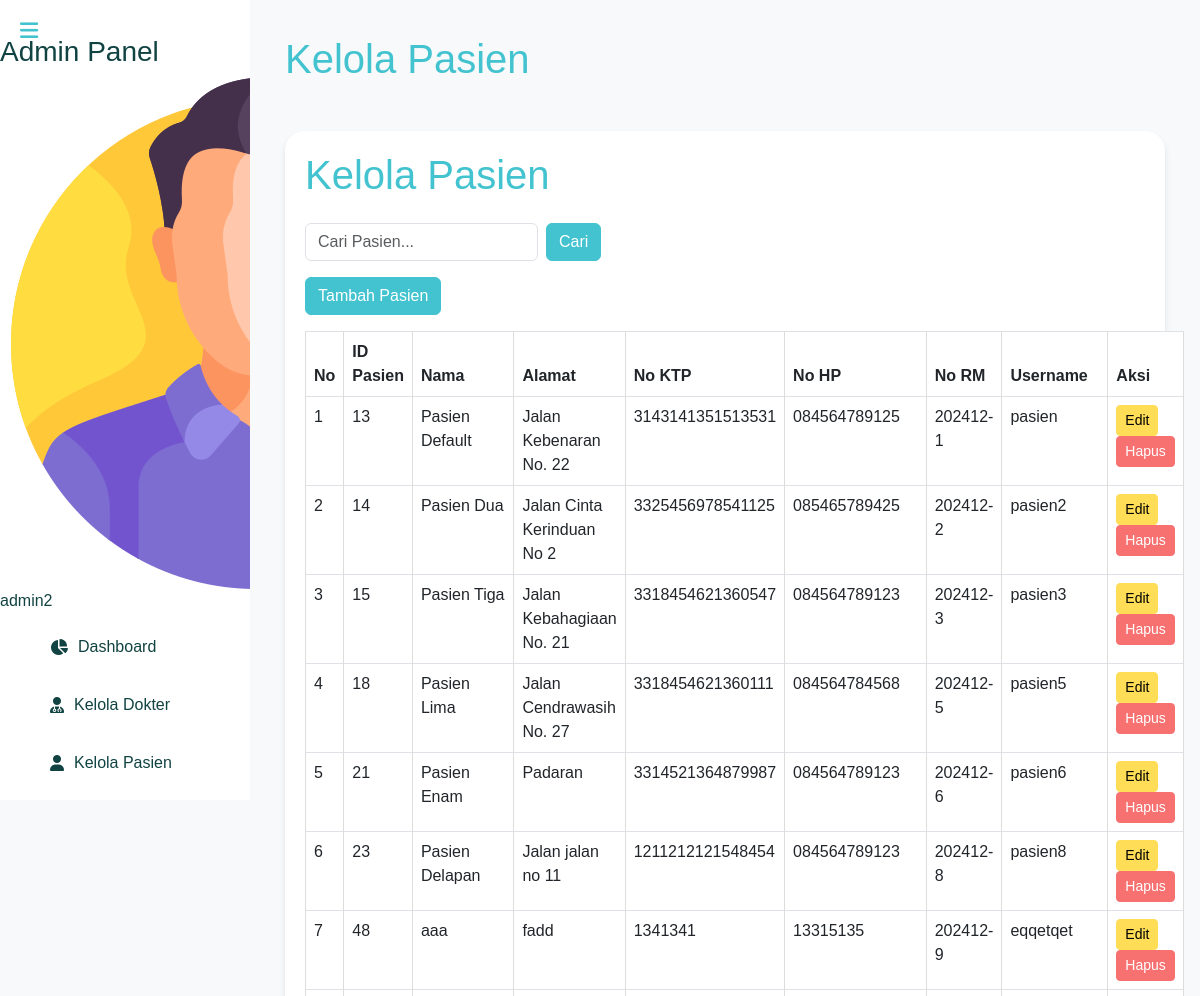
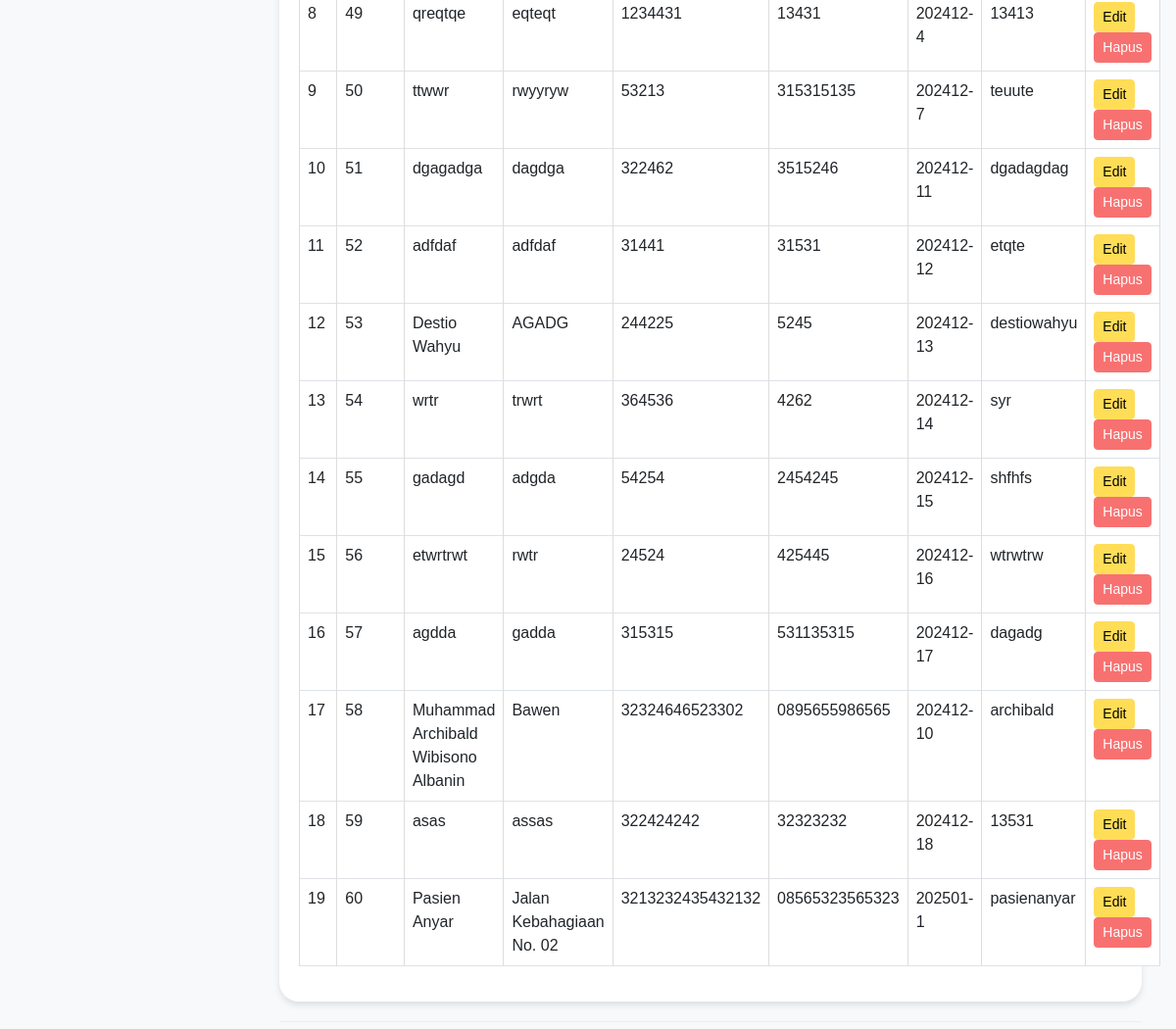
The page /admin/kelola_pasien_tanpanavbar.php (signed in) on the database its author committed (2 pictures, top to bottom).
### tables this page shows
CREATE TABLE `pasien` (
  `id` int(11) NOT NULL,
  `nama` varchar(150) NOT NULL,
  `alamat` varchar(255) NOT NULL,
  `no_ktp` varchar(16) NOT NULL,
  `no_hp` varchar(15) NOT NULL,
  `no_rm` char(10) NOT NULL,
  `username` varchar(30) NOT NULL,
  `password` varchar(255) NOT NULL
);

### admin/kelola_pasien_tanpanavbar.php (the view, shortened to what this page needs)
<?php
include '../includes/db.php';
$search = isset($_GET['search']) ? $_GET['search'] : '';
$pasienList = $conn->query("SELECT * FROM pasien WHERE nama LIKE '%$search%'");
$adminName = $_SESSION['username'];
?>
<!DOCTYPE html>
<html lang="en">
<head>
    <link href="https://cdn.jsdelivr.net/npm/bootstrap@5.3.0-alpha1/dist/css/bootstrap.min.css" rel="stylesheet">
    <link rel="stylesheet" href="https://cdnjs.cloudflare.com/ajax/libs/font-awesome/6.0.0/css/all.min.css">
    <link rel="stylesheet" href="../assets/css/admin/styles.css">
</head>
<body>
    <div class="sidebar" id="sidebar">
        <h3>Admin Panel</h3>
        <div class="profile">
            <img src="../assets/images/man.png" alt="Avatar">
            <span><?= htmlspecialchars($adminName) ?></span>
        </div>
        <a href="dashboard.php"><i class="fas fa-chart-pie"></i> Dashboard</a>
        <a href="kelola_dokter.php"><i class="fas fa-user-md"></i> Kelola Dokter</a>
        <a href="kelola_pasien.php"><i class="fas fa-user"></i> Kelola Pasien</a>
        <a href="kelola_poli.php"><i class="fas fa-clinic-medical"></i> Kelola Poli</a>
    </div>
    <div class="content" id="content">
        <div class="header">
            <button class="toggle-btn" id="toggleSidebar">
                <i class="fas fa-bars"></i>
            </button>
            <h1>Kelola Pasien</h1>
        </div>
        <div class="container mt-5">
            <h1 class="mb-4">Kelola Pasien</h1>
            <div class="d-flex justify-content-between align-items-center mb-3">
                <form method="GET" class="d-flex">
                    <input type="text" name="search" class="form-control me-2" placeholder="Cari Pasien..." value="<?= htmlspecialchars($search) ?>">
                    <button type="submit" class="btn btn-primary">Cari</button>
                </form>
            </div>
            <button class="btn btn-primary mb-3" data-bs-toggle="modal" data-bs-target="#addPatientModal">Tambah Pasien</button>
            <table class="table table-bordered">
    <thead>
        <tr>
            <th>No</th>
            <th>ID Pasien</th>
            <th>Nama</th>
            <th>Alamat</th>
            <th>No KTP</th>
            <th>No HP</th>
            <th>No RM</th>
            <th>Username</th>
            <th>Aksi</th>
        </tr>
    </thead>
    <tbody>
        <?php $no = 1; while ($row = $pasienList->fetch_assoc()): ?>
        <tr>
            <td><?= $no++ ?></td>
            <td><?= $row['id'] ?></td>
            <td><?= $row['nama'] ?></td>
            <td><?= $row['alamat'] ?></td>
            <td><?= $row['no_ktp'] ?></td>
            <td><?= $row['no_hp'] ?></td>
            <td><?= $row['no_rm'] ?></td>
            <td><?= $row['username'] ?></td>
            <td>
                <button class="btn btn-warning btn-sm" data-bs-toggle="modal" data-bs-target="#editPatientModal<?= $row['id'] ?>">Edit</button>
                <form method="POST" style="display:inline;">
                    <button type="submit" name="delete" class="btn btn-danger btn-sm">Hapus</button>
                </form>
            </td>
        </tr>
        <?php endwhile; ?>
    </tbody>
</table>
</body>
</html>

### assets/css/admin/styles.css (style rules this page uses)
body { font-family: Arial, sans-serif; background-color: #f8f9fa; margin: 0; }
.sidebar { height: 100vh; width: 250px; background-color: #ffffff; color: #104342; position: fixed; padding-top: 35px; transition: all 0.3s ease-in-out; overflow-y: auto; z-index: 1000; }
.sidebar a { color: #104342; text-decoration: none; padding: 12px 30px; display: flex; align-items: center; gap: 10px; margin: 10px 20px; transition: all 0.3s ease-in-out; border-radius: 10px; }
.container { background-color: #fff; border-radius: 20px; box-shadow: 0 4px 6px rgba(0, 0, 0, 0.1); padding: 20px; }
h1 { color: #42c3cf; }
.btn-primary { background-color: #42c3cf; border-color: #42c3cf; }
.btn-warning { background-color: #ffdd57; border-color: #ffdd57; }
.btn-danger { background-color: #f87171; border-color: #f87171; }
table thead { background-color: #42c3cf; color: #fff; }
table tbody tr:nth-child(even) { background-color: #f9fafa; }
.content { margin-left: 250px; padding: 35px; transition: all 0.3s ease-in-out; }
.toggle-btn { position: absolute; top: 10px; left: 10px; background-color: rgba(255, 255, 255, 0); color: #42c3cf; border: none; cursor: pointer; padding: 5px 10px; font-size: 1.3rem; z-index: 1100; border-radius: 5px; }
table { width: 100%; border-collapse: collapse; }
table, th, td { border: 1px solid #ddd; }
th, td { padding: 10px; }
th { background-color: #42c3cf; color: white; }
.content::after { content: "© Destio Wahyu. All Rights Reserved."; display: block; text-align: center; font-size: 14px; color: #666; margin-top: 20px; padding: 10px 0; border-top: 1px solid #eee; }

### rows shown on the page
pasien: id "13", nama "Pasien Default", alamat "Jalan Kebenaran No. 22", no_ktp "3143141351513531", no_hp "084564789125", no_rm "202412-1", username "pasien"
pasien: id "14", nama "Pasien Dua", alamat "Jalan Cinta Kerinduan No 2", no_ktp "3325456978541125", no_hp "085465789425", no_rm "202412-2", username "pasien2"
pasien: id "15", nama "Pasien Tiga", alamat "Jalan Kebahagiaan No. 21", no_ktp "3318454621360547", no_hp "084564789123", no_rm "202412-3", username "pasien3"
pasien: id "18", nama "Pasien Lima", alamat "Jalan Cendrawasih No. 27", no_ktp "3318454621360111", no_hp "084564784568", no_rm "202412-5", username "pasien5"
pasien: id "21", nama "Pasien Enam", alamat "Padaran", no_ktp "3314521364879987", no_hp "084564789123", no_rm "202412-6", username "pasien6"
pasien: id "23", nama "Pasien Delapan", alamat "Jalan jalan no 11", no_ktp "1211212121548454", no_hp "084564789123", no_rm "202412-8", username "pasien8"
pasien: id "48", nama "aaa", alamat "fadd", no_ktp "1341341", no_hp "13315135", no_rm "202412-9", username "eqqetqet"
pasien: id "49", nama "qreqtqe", alamat "eqteqt", no_ktp "1234431", no_hp "13431", no_rm "202412-4", username "13413"
pasien: id "50", nama "ttwwr", alamat "rwyyryw", no_ktp "53213", no_hp "315315135", no_rm "202412-7", username "teuute"
pasien: id "51", nama "dgagadga", alamat "dagdga", no_ktp "322462", no_hp "3515246", no_rm "202412-11", username "dgadagdag"
pasien: id "52", nama "adfdaf", alamat "adfdaf", no_ktp "31441", no_hp "31531", no_rm "202412-12", username "etqte"
pasien: id "53", nama "Destio Wahyu", alamat "AGADG", no_ktp "244225", no_hp "5245", no_rm "202412-13", username "destiowahyu"
pasien: id "54", nama "wrtr", alamat "trwrt", no_ktp "364536", no_hp "4262", no_rm "202412-14", username "syr"
pasien: id "55", nama "gadagd", alamat "adgda", no_ktp "54254", no_hp "2454245", no_rm "202412-15", username "shfhfs"
pasien: id "56", nama "etwrtrwt", alamat "rwtr", no_ktp "24524", no_hp "425445", no_rm "202412-16", username "wtrwtrw"
pasien: id "57", nama "agdda", alamat "gadda", no_ktp "315315", no_hp "531135315", no_rm "202412-17", username "dagadg"
pasien: id "58", nama "Muhammad Archibald Wibisono Albanin", alamat "Bawen", no_ktp "32324646523302", no_hp "0895655986565", no_rm "202412-10", username "archibald"
pasien: id "59", nama "asas", alamat "assas", no_ktp "322424242", no_hp "32323232", no_rm "202412-18", username "13531"
pasien: id "60", nama "Pasien Anyar", alamat "Jalan Kebahagiaan No. 02", no_ktp "3213232435432132", no_hp "08565323565323", no_rm "202501-1", username "pasienanyar"

### other values the page prints
$adminName "admin2"
